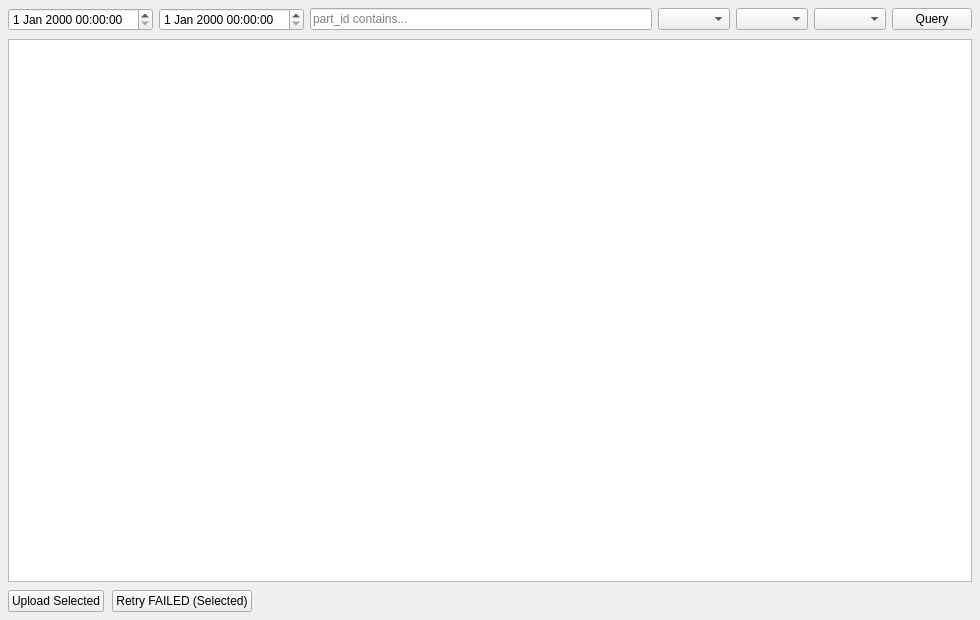
<?xml version="1.0" encoding="UTF-8"?>
<ui version="4.0">
 <class>MesUploadWidget</class>
 <widget class="QWidget" name="MesUploadWidget">
  <property name="geometry">
   <rect>
    <x>0</x>
    <y>0</y>
    <width>980</width>
    <height>620</height>
   </rect>
  </property>
  <layout class="QVBoxLayout" name="verticalLayoutRoot">
   <property name="spacing">
    <number>8</number>
   </property>
   <property name="leftMargin">
    <number>8</number>
   </property>
   <property name="topMargin">
    <number>8</number>
   </property>
   <property name="rightMargin">
    <number>8</number>
   </property>
   <property name="bottomMargin">
    <number>8</number>
   </property>
   <item>
    <layout class="QHBoxLayout" name="horizontalLayoutFilters">
     <property name="spacing">
      <number>6</number>
     </property>
     <item>
      <widget class="QDateTimeEdit" name="dtFrom"/>
     </item>
     <item>
      <widget class="QDateTimeEdit" name="dtTo"/>
     </item>
     <item>
      <widget class="QLineEdit" name="edPartId">
       <property name="placeholderText">
        <string>part_id contains...</string>
       </property>
      </widget>
     </item>
     <item>
      <widget class="QComboBox" name="cbType"/>
     </item>
     <item>
      <widget class="QComboBox" name="cbOk"/>
     </item>
     <item>
      <widget class="QComboBox" name="cbMesStatus"/>
     </item>
     <item>
      <widget class="QPushButton" name="btnQuery">
       <property name="text">
        <string>Query</string>
       </property>
      </widget>
     </item>
    </layout>
   </item>
   <item>
    <widget class="QTableView" name="tableView"/>
   </item>
   <item>
    <layout class="QHBoxLayout" name="horizontalLayoutActions">
     <item>
      <widget class="QPushButton" name="btnUpload">
       <property name="text">
        <string>Upload Selected</string>
       </property>
      </widget>
     </item>
     <item>
      <widget class="QPushButton" name="btnRetry">
       <property name="text">
        <string>Retry FAILED (Selected)</string>
       </property>
      </widget>
     </item>
     <item>
      <spacer name="horizontalSpacer">
       <property name="orientation">
        <enum>Qt::Horizontal</enum>
       </property>
       <property name="sizeHint" stdset="0">
        <size>
         <width>40</width>
         <height>20</height>
        </size>
       </property>
      </spacer>
     </item>
    </layout>
   </item>
  </layout>
 </widget>
 <resources/>
 <connections/>
</ui>
